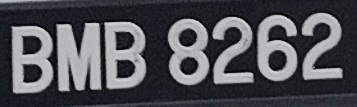
#> input picture Part2/Dataset/CarPlate/7.jpg, 357 x 107 px, found by its file name
$ python segmentation.py
#> lines starting #> are read from the running program, lines starting #| are printed output that depends on the picture; after the words box and inside, x2 and y2 are one past the last pixel; in counts of white or black regions, pixels touching at a corner belong together
### Part2/gaussian.py
import numpy as np
from PIL import ImageFilter

"""
Gaussian smoothing
@param window_size: size of Gaussian mask
@param img: image to apply Gaussian on
@return Gaussian smoothed image array
"""
def gaussian(window_size, img):
    # Window size
    window = window_size**2

    # Kernel
    k = np.ones(window)/window

    # Gaussian
    img_filter_gaussian = img.filter(ImageFilter.Kernel((window_size,window_size), k))

    # img_filter_gaussian.show()

    return np.array(img_filter_gaussian)

### Part2/sobel.py
import numpy as np
from scipy.signal import convolve2d

def sobel(width, height, img_arr):
    Kx = np.matrix("-1, -2, -1; 0, 0, 0;, 1, 2, 1")
    Ky = np.matrix("-1, 0, 1; -2, 0, 2;, -1, 0, 1")
    # Apply the Sobel operator
    Gx = convolve2d(img_arr, Kx, "same")
    Gy = convolve2d(img_arr, Ky, "same")
    G = np.sqrt(Gx**2 + Gy**2)


    # Clip range 0-255
    G = np.clip(G, 0, 255)
    T = 160

    for y in range(0, width):
        for x in range(0, height):
            if G[x][y] >= T:
                G[x][y] = G[x][y]
            else:
                G[x][y] = 0

    return G


### Part2/ann.py
"""
ANN functions
"""
import numpy as np
from PIL import Image
import math

##### Step 1: initialisation of weights
# [24 lines left out: functions Weight_Initialization, read_files, not called in this run]

##### Step 3. Forward Propagation from Input -> Hidden Layer.
def Forward_Input_Hidden(Input_Neurons, Hidden_Neurons, input_img_arr, bias_j, NetJ, OutJ, wji):

    # Obtain the results at each neuron in the hidden layer
    # Initialise NetJ --> same size as hidden neurons

    # Loop through hidden neurons
    for j in range(0, Hidden_Neurons):
        # For each hidden neuron. loop through input neurons to calculate NetJ
        for i in range(0, Input_Neurons):
            # NetJ[j] += (wj * x0)
            NetJ[j] += wji[j][i]*input_img_arr[i]
        # NetJ[j] += bias_j
        NetJ[j] += bias_j[j][0]

    # Calculate OutJ
    for j in range(0,Hidden_Neurons):
        OutJ[j] = 1/(1+ math.exp(-(NetJ[j])))

    return NetJ, OutJ

##### Step 4. Forward Propagation from Hidden -> Output Layer.
def Forward_Hidden_Output(wkj, Output_Neurons, Hidden_Neurons, OutJ, bias_k, NetK, OutK):
    # Forward Propagation from Hidden -> Output Layer

    #For each output neuron, loop through hidden neuron to calculate NetK
    for k in range(0, Output_Neurons):
        for j in range(0, Hidden_Neurons):
            # NetK += wk * OutJ
            NetK[k] += wkj[k][j]* OutJ[j]
        # NetK += bias_k
        NetK[k] += bias_k[k][0]

    # Calculate OutK with NetK
    for k in range(0,Output_Neurons):
        OutK[k] = 1/(1 + math.exp(-(NetK[k])))

    return NetK, OutK

##### Step 5. Check for the global error or number of iterations.
# [109 lines left out: functions Check_for_End, Weight_Bias_Correction_Output, Weight_Bias_Correction_Hidden, Weight_Bias_Update, Saving_Weights_Bias, not called in this run]

### Part2/segmentation.py
from PIL import Image, ImageOps
import numpy as np
import cv2
from ann import read_files, Weight_Bias_Correction_Hidden, Weight_Bias_Correction_Output, Weight_Bias_Update,Weight_Initialization, Saving_Weights_Bias, Forward_Hidden_Output, Forward_Input_Hidden, Check_for_End
from sobel import sobel
import numpy as np
import cv2
from gaussian import gaussian
from PIL import Image
from unsharp import unsharp

# read file and convert to grey scale
file = "Part2/Dataset/CarPlate/7.jpg"
img = Image.open(file).convert('L')
img = ImageOps.exif_transpose(img) # Make sure image remains in original orientation

# Image resize
size = (900,  900)
img =  img.resize(size)
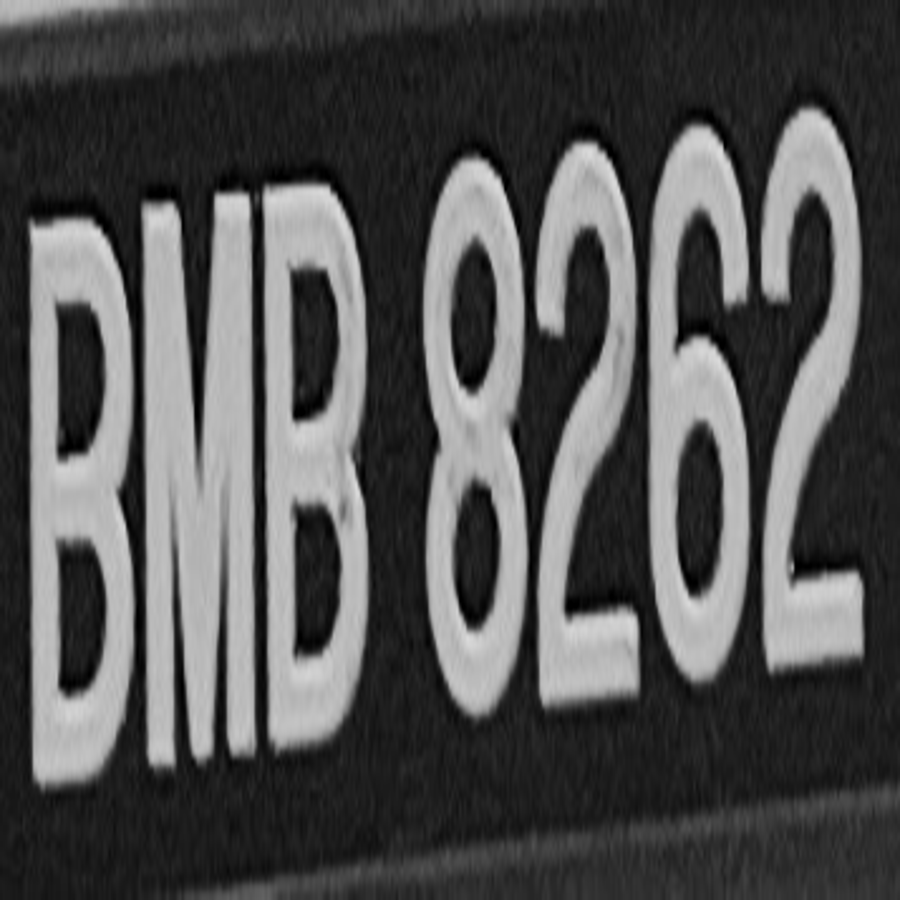
#> img: PIL image 900x900 L; min 0, max 219, mean 80.5
img_arr = np.array(img) # Image array
greyscale_img = img.resize(size) # Greyscale image
target_values = ["B", "F", "L", "M", "P", "Q", "T", "U", "V", "W", "0","1", "2", "3", "4", "5", "6", "7", "8", "9"]

# otsu method
greyscale_img_arr = np.array(greyscale_img)
_, threshold_image = cv2.threshold(greyscale_img_arr, 0, 255, cv2.THRESH_BINARY+cv2.THRESH_OTSU) # output either 0 or 255
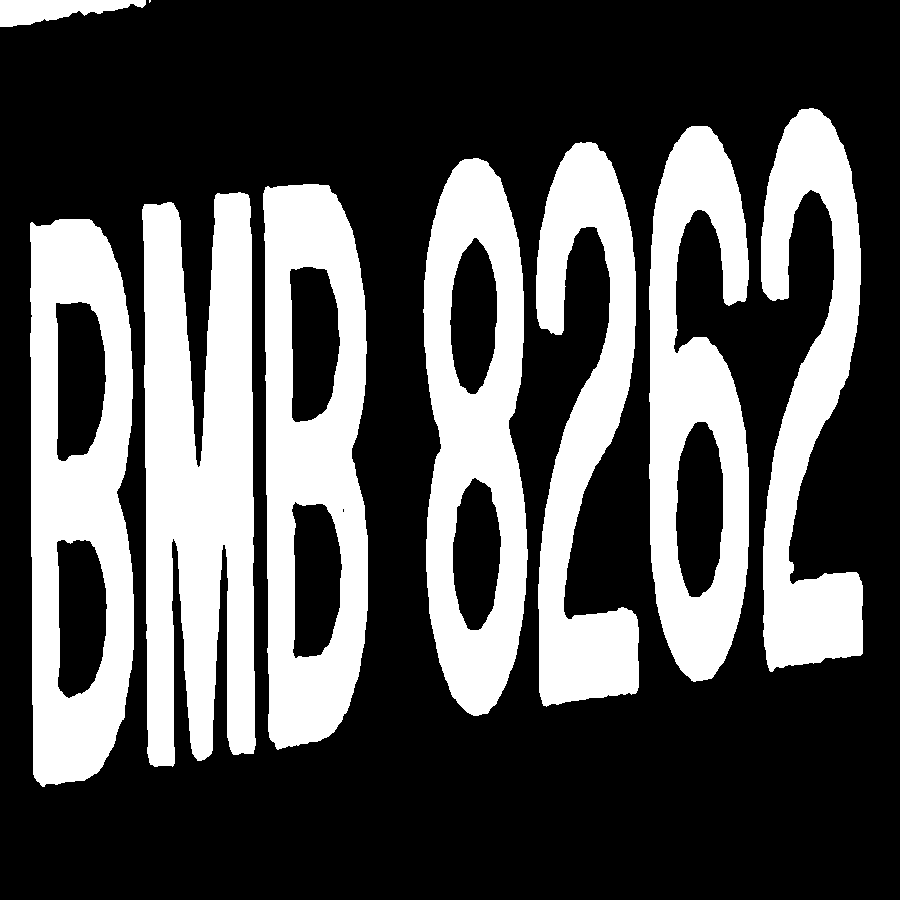
#> threshold_image: shape (900, 900); 32.4% white; 9 white regions (1 under 20 px), largest, box (x1, y1, x2, y2) and area: (142, 192, 256, 767) 50578, (30, 219, 134, 787) 39555, (263, 184, 368, 750) 39217

# vertical projection
vertical_projection = np.sum(threshold_image, axis=0)
#> vertical_projection = 900 values, max 149175 at index 55, min 0 at index 256, mean 74280.6
vertical_projection = vertical_projection/255
#> vertical_projection = 900 values, max 585 at index 55, min 0 at index 256, mean 291.3


####################### Plotting ####################### TODO: DELETE

# height, width = img.size
# blankImage = np.zeros_like(greyscale_img)

# for i, value in enumerate(vertical_projection):
#     cv2.line(blankImage, (i, 0), (i, height-int(value)), (255, 255, 255), 1)
# # print((blankImage.T)[:, -1])
# # Naming a window
# cv2.namedWindow("Resized_Window", cv2.WINDOW_NORMAL)
# # Using resizeWindow()
# cv2.resizeWindow("Resized_Window", 800, 500)
# # Displaying the image
# cv2.imshow("Resized_Window", blankImage)
# # cv2.imshow('s2s', blankImage)
# cv2.waitKey(0)

########################################################

# set a threshold
threshold = 0.12 * np.max(vertical_projection)
#> threshold = 70.2

# detect gaps
gaps = np.where(vertical_projection < threshold)[0]
#> gaps = 184 values from 0 to 899

# initialise variables
segments = []
start = 0

# segment characters
for gap in gaps:
    # check if there is character
    if gap - start > 1:
        char_segment = greyscale_img_arr[:, start:gap]  # extract the character
        segments.append(char_segment)  # save it to array
    start = gap + 1
#> this loop made 184 passes
#> start on passes 1 to 3: 1, 2, 3
#> after the loop, segments = 7 items


# [8 lines of commented-out code are left out]
string = ""
for i, segment in enumerate(segments):
    if segment.size > 0:
        # cv2.namedWindow(f"Character {i+1}", cv2.WINDOW_NORMAL)
        # cv2.resizeWindow(f"Character {i+1}", 400, 500)
        # cv2.imshow(f"Character {i+1}", segment)
        input_img = Image.fromarray(segment)
        # # ###### Image resize
        size = (30,  20)
        input_img =  input_img.resize(size)
        # input_img.show()

        input_img_arr = np.array(input_img)
        width, height = input_img.size

        # exit()

        # Input_Neurons: Initialise total number of neurons
        Input_Neurons = width*height

        # Hidden_Neurons: Initialise number of hidden neurons
        Hidden_Neurons = 30

        # Output_Neurons: Initialise number of output neurons
        Output_Neurons = len(target_values)

        # Apply Canny edge detection to the image
        input_arr = gaussian(5, input_img)
        input_arr = sobel(width, height, input_arr)

        x_max = np.max(input_arr)
        x_min = np.min(input_arr)

        ## Normalise
        for row in range(0, height):
            for column in range(0, width):
                input_arr[row][column] = (((input_arr[row][column] - x_min)/(x_max- x_min))*2) - 1

        input_arr = input_arr.flatten()

        wji = np.load("wji.npy")
        wkj = np.load("wkj.npy")
        bias_j = np.load("bias_j.npy")
        bias_k = np.load("bias_k.npy")

        # print(input_arr)
        NetJ = np.zeros(Hidden_Neurons)
        OutJ = np.zeros(Hidden_Neurons)
        NetJ, OutJ = Forward_Input_Hidden(Input_Neurons, Hidden_Neurons, input_arr, bias_j, NetJ, OutJ, wji)

        NetK = np.zeros(Output_Neurons)
        OutK = np.zeros(Output_Neurons)
#> (the run stopped early here; a loop or call above may not have finished)
